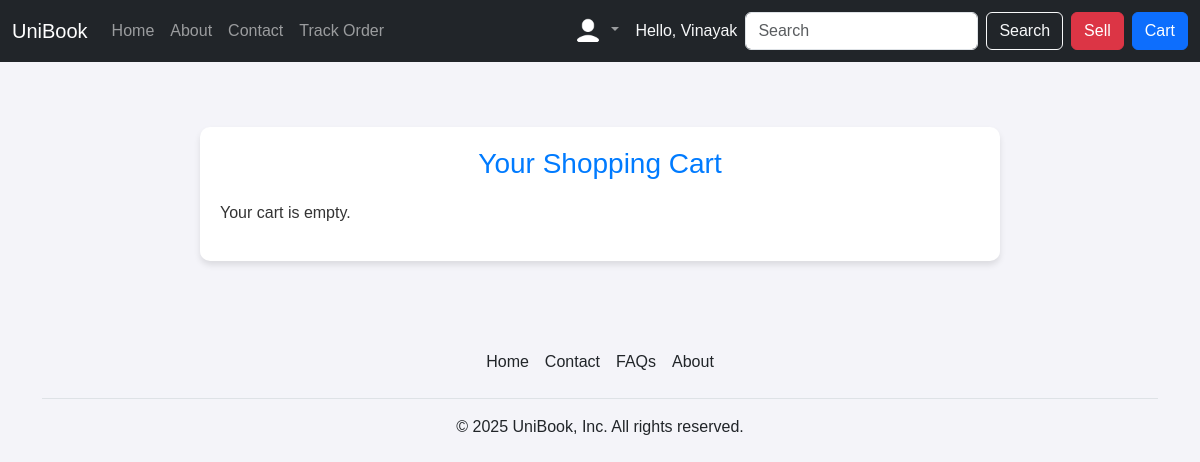
The page /cart (signed in) on the database as committed earlier.
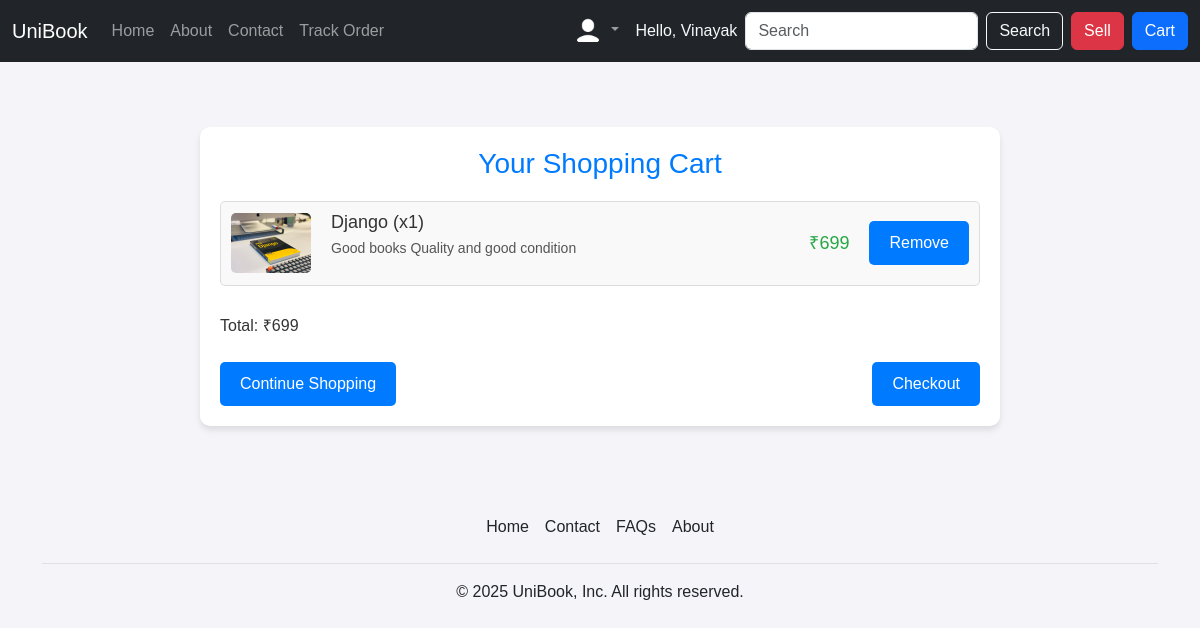
The same page on the database as committed later.
### home/models.py (models this page shows, shortened)
class CartItem(models.Model):
    user = models.ForeignKey(User, on_delete=models.CASCADE)
    product = models.ForeignKey(Product, on_delete=models.CASCADE)
    quantity = models.PositiveIntegerField(default=1)

class Product(models.Model):
    product_id = models.AutoField
    product_category = models.CharField(max_length=50)
    title = models.CharField(max_length=50)
    desc = models.CharField(max_length=500)
    price = models.IntegerField()
    image1 = models.ImageField(upload_to="images/")
    image2 = models.ImageField(upload_to="images/")
    image3 = models.ImageField(upload_to="images/")
    mobile = models.CharField(max_length=12, default="")
    location = models.CharField(max_length=500)
    user = models.CharField(max_length=10, default="")
    date = models.DateField()

### home/views.py (the view)
# urls.py: path('cart', views.cart, name='cart'),
def cart(request):
    if request.user.is_anonymous:
        return redirect('/login')
    cart_items = CartItem.objects.filter(user=request.user)
    total_price = sum(item.product.price * item.quantity for item in cart_items)
    context = {
        'cart_items': cart_items,
        'total_price': total_price
    }
    return render(request, 'cart.html', context)

### templates/cart.html (shortened to what this page needs)
{% extends 'base.html' %}
{% block body %}
{% load static %}
<div class="container">
  <h1>Your Shopping Cart</h1>
  {% if cart_items %}
    {% for item in cart_items %}
      <div class="cart-item">
        <img src="/media/{{ item.product.image1 }}" alt="{{ item.product.title }}">
        <div class="cart-item-details">
          <h3>{{ item.product.title }} (x{{ item.quantity }})</h3>
          <p>{{ item.product.desc }}</p>
        </div>
        <div class="cart-item-price">₹{{ item.product.price }}</div>
        <form method="post" action="{% url 'remove_from_cart' item.id %}">
          <button type="submit" class="button">Remove</button>
        </form>
      </div>
    {% endfor %}
    <div>
      <p class="price">Total: ₹{{ total_price }}</p>
      <div class="checkout-buttons">
        <form method="post" action="{% url 'home' %}">
          <button type="submit" class="button">Continue Shopping</button>
        </form>
        <a href="/checkout" class="button">Checkout</a>
      </div>
    </div>
  {% else %}
    <p>Your cart is empty.</p>
  {% endif %}
</div>
{% endblock %}

### templates/base.html (shortened to what this page needs)
<!DOCTYPE html>
<html lang="en">
  <head>
    <link href="https://cdn.jsdelivr.net/npm/bootstrap@5.3.3/dist/css/bootstrap.min.css" rel="stylesheet" />
  </head>
  <body>
    <nav class="navbar navbar-expand-lg navbar-dark bg-dark">
      <div class="container-fluid">
        <a class="navbar-brand" href="#">UniBook</a>
        <div class="collapse navbar-collapse" id="navbarSupportedContent">
          <ul class="navbar-nav me-auto mb-2 mb-lg-0">
            <li class="nav-item">
              <a class="nav-link" href="/">Home</a>
            </li>
            <li class="nav-item">
              <a class="nav-link" href="/about">About</a>
            </li>
            <li class="nav-item">
              <a class="nav-link" href="/contact">Contact</a>
            </li>
            <li class="nav-item">
              <a class="nav-link" href="/track_orders">Track Order</a>
            </li>
          </ul>
          {% if request.user.is_authenticated %}
          <ul class="navbar-nav">
            <li class="nav-item dropdown">
              <a class="nav-link dropdown-toggle" href="#" role="button" data-bs-toggle="dropdown" aria-expanded="false">
                <img src="/static/img/usericon.png" alt="Dropdown Icon" class="rounded-circle" width="30" height="30" style="filter: invert(1) brightness(2);">
              </a>
            </li>
          </ul>
          <a class="text-light mx-2 text-decoration-none" href="#">Hello, {{ request.user.first_name }}</a>
          {% endif %}
          <form class="d-flex" role="search">
            <input class="form-control me-2" type="search" placeholder="Search" aria-label="Search" />
            <button class="btn btn-outline-light" type="submit">Search</button>
          </form>
          <div class="mx-2">
            <a class="btn btn-danger" href="/sell">Sell</a>
          </div>
          <div class="mx-0">
            <a class="btn btn-primary" href="/carts">Cart</a>
          </div>
        </div>
      </div>
    </nav>
    {% block body %}
    {% endblock %}
    <footer class="py-3 my-4">
      <div class="container-sm">
        <ul class="nav justify-content-center border-bottom pb-3 mb-3">
          <li class="nav-item"><a href="/" class="nav-link px-2 text-dark font-weight-bold">Home</a></li>
          <li class="nav-item"><a href="/contact" class="nav-link px-2 text-dark font-weight-bold">Contact</a></li>
          <li class="nav-item"><a href="#" class="nav-link px-2 text-dark font-weight-bold">FAQs</a></li>
          <li class="nav-item"><a href="/about" class="nav-link px-2 text-dark font-weight-bold">About</a></li>
        </ul>
        <p class="text-center text-dark font-weight-bold">© 2025 UniBook, Inc. All rights reserved.</p>
      </div>
    </footer>
  </body>
</html>

### templates/cart.html (style rules this page uses)
* { margin: 0; padding: 0; box-sizing: border-box; }
body { font-family: Arial, sans-serif; background-color: #f4f4f9; color: #333; }
.container { max-width: 800px; margin: 65px auto; padding: 20px; background-color: #fff; border-radius: 10px; box-shadow: 0 4px 6px rgba(0, 0, 0, 0.1); }
h1 { font-size: 28px; color: #007bff; text-align: center; margin-bottom: 20px; }
.cart-item { display: flex; justify-content: space-between; align-items: center; margin-bottom: 20px; padding: 10px; border: 1px solid #ddd; border-radius: 5px; background-color: #f9f9f9; }
.cart-item img { max-width: 80px; height: auto; border-radius: 5px; }
.cart-item-details { flex: 1; margin-left: 20px; }
.cart-item-details h3 { font-size: 18px; margin-bottom: 5px; }
.cart-item-details p { font-size: 14px; color: #555; }
.cart-item-price { font-size: 18px; color: #28a745; margin-right: 20px; }
.button { padding: 10px 20px; font-size: 16px; color: white; background-color: #007bff; border: none; border-radius: 5px; cursor: pointer; text-decoration: none; }
.checkout-buttons { display: flex; justify-content: space-between; }
.price { padding: 8px 0px; }

Rows that differ between the two databases and show on the page:
added CartItem: product.image1 (picture), product "Django", quantity "1", product.desc "Good books Quality and good condition", product.price "699"
Other text that changed with them:
{{ total_price }}: (not shown) → "699"
text no longer shown: "Your cart is empty."
text now shown: "Total: ₹ Continue Shopping Checkout"
